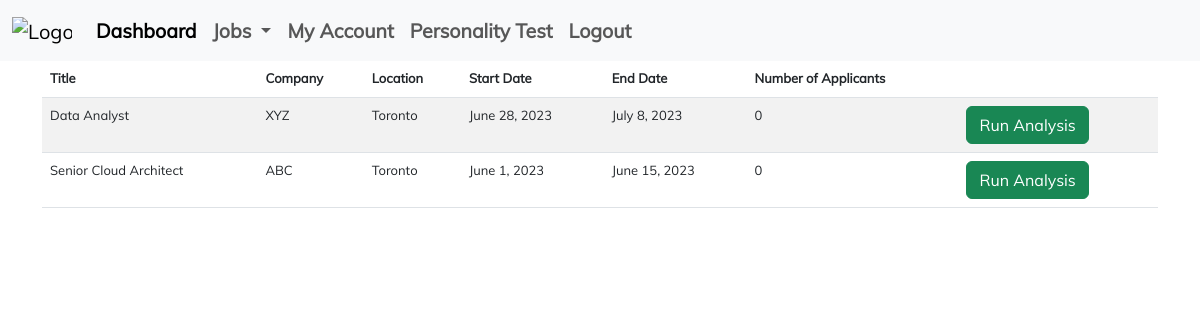
/employer/dashboard/ (signed in), run on an earlier commit of the app's database.
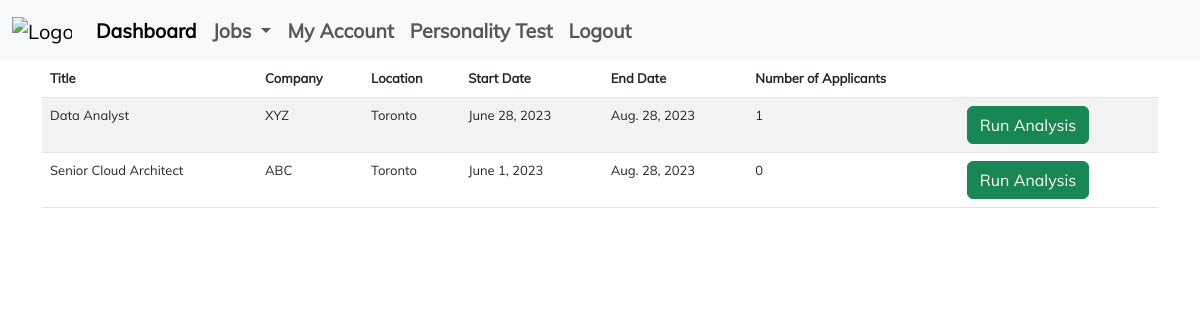
And on a later commit of the database.
### employer/models.py (models this page shows, shortened)
class Job(models.Model):
    title = models.CharField(max_length=100)
    company = models.CharField(max_length=100)
    location = models.CharField(max_length=100)
    summary = models.TextField()
    description = models.TextField()
    requirements = models.TextField()
    start_date = models.DateField()
    end_date = models.DateField()

### employer/views.py (the view)
# urls.py: path('employer/dashboard/', employer_dashboard, name='employer_dashboard'),
@login_required(login_url='/login/')
def employer_dashboard(request):
    if request.method == 'GET':
        jobs = Job.objects.annotate(num_applicants=Count('jobapplication'))
        return render(request, 'employer/dashboard.html', {'jobs': jobs})

### templates/employer/dashboard.html (shortened to what this page needs)
{% extends 'employer/base.html' %}
{% block content %}
    <table class="table table-striped">
        <thead>
        <th>Title</th>
        <th>Company</th>
        <th>Location</th>
        <th>Start Date</th>
        <th>End Date</th>
        <th>Number of Applicants</th>
        <th></th>
        </thead>
        <tbody>
        {% for job in jobs %}
            <tr>
                <td>{{ job.title }}</td>
                <td>{{ job.company }}</td>
                <td>{{ job.location }}</td>
                <td>{{ job.start_date }}</td>
                <td>{{ job.end_date }}</td>
                <td>{{ job.num_applicants }}</td>
                <td><input type="button" class="btn btn-success" value="Run Analysis"
                           onclick="run_analysis({{ job.id }});"/>
                </td>
            </tr>
        {% endfor %}
        </tbody>
    </table>
{% endblock %}

What changed in the data, as far as the page shows it:
changed Job "Data Analyst": end_date "July 8, 2023" → "Aug. 28, 2023"; num_applicants "0" → "1"
changed Job "Senior Cloud Architect": end_date "June 15, 2023" → "Aug. 28, 2023"
